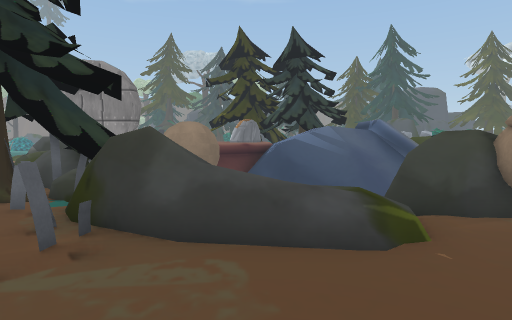
[1] (above)

24 first-person views from a walk through a scene from a Unity 3-D project. The camera is 1.3 m above the floor, tilts 4° down and sees 80° across. The floor is counted in squares, 1 m on a side. Each view is taken from the middle of a square. On the plan, view 1 faces up. The plan holds only what a view shows up to about 14 squares ahead; the rest is blank. The place goes on beyond the plan. Some surface patterns are stand-ins.

[2]
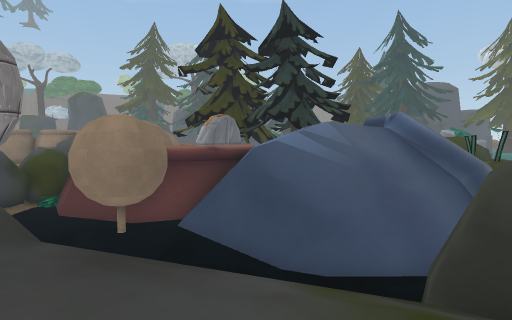

[3]
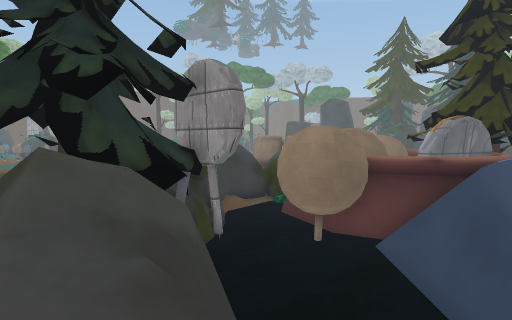

[4]
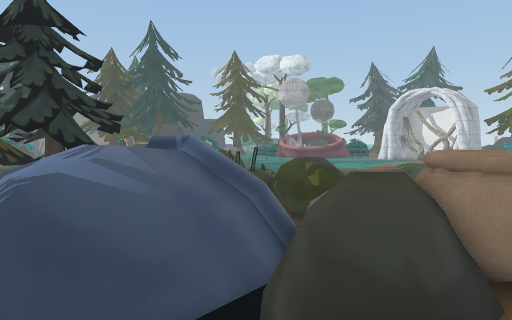

[5]
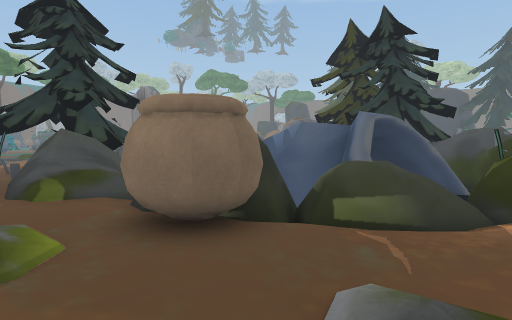

[6]
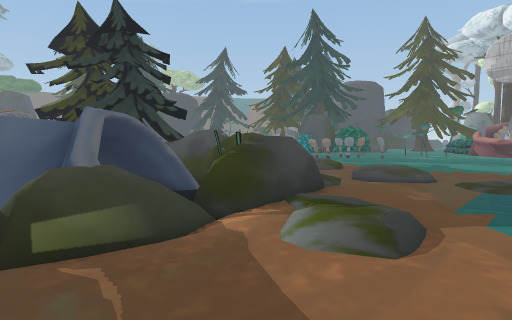

[7]
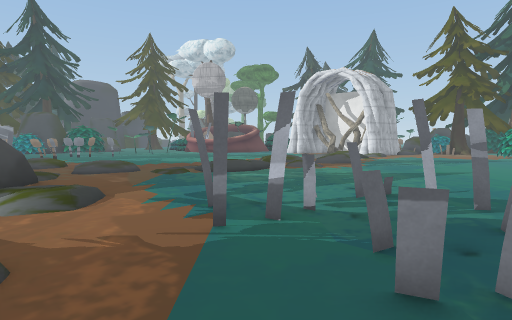

[8]
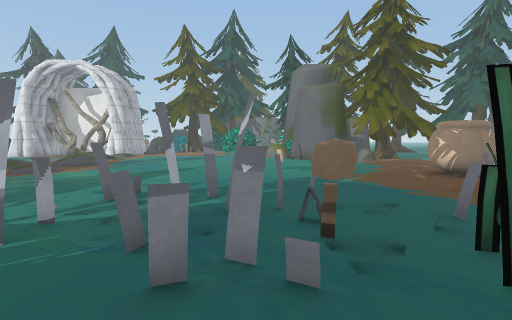

[9]
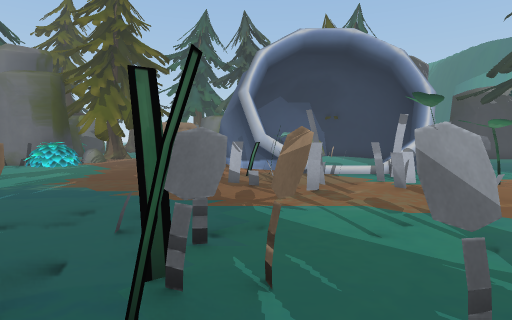

[10]
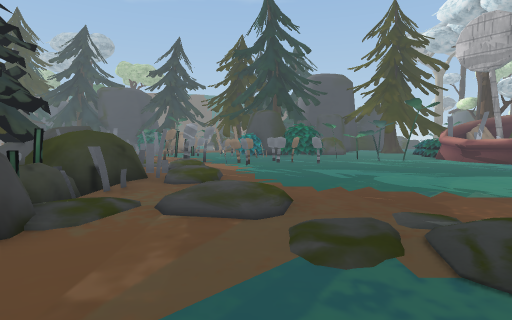

[11]
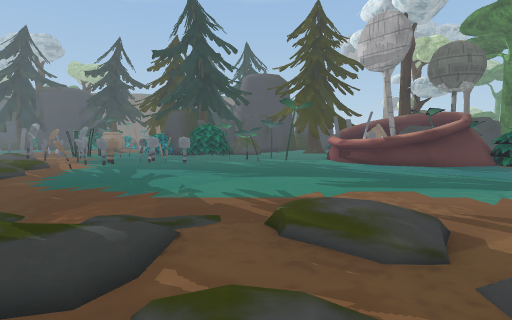

[12]
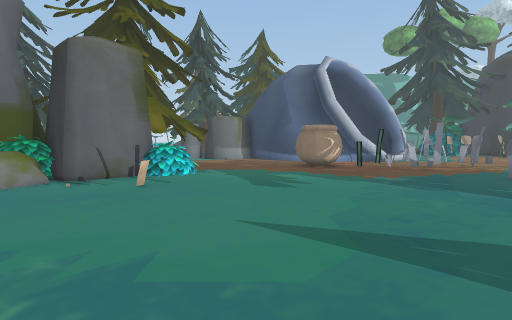

[13]
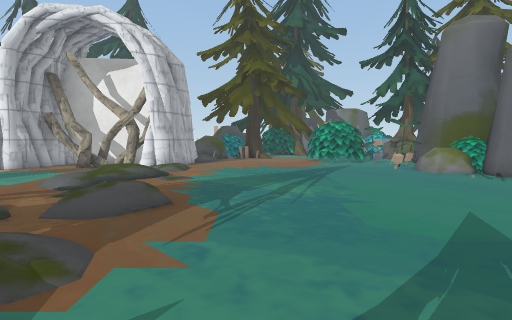

[14]
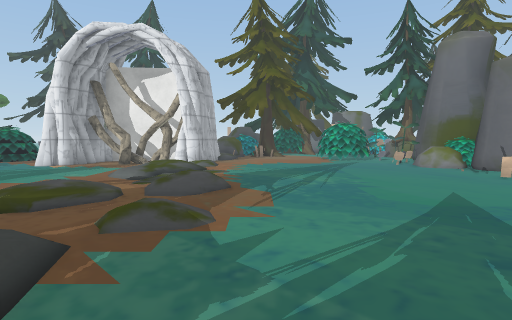

[15]
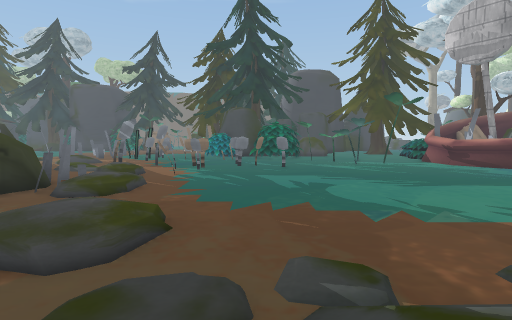

[16]
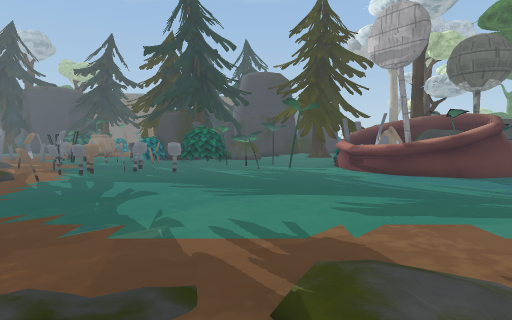

[17]
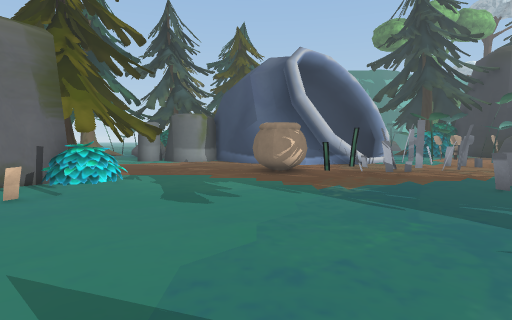

[18]
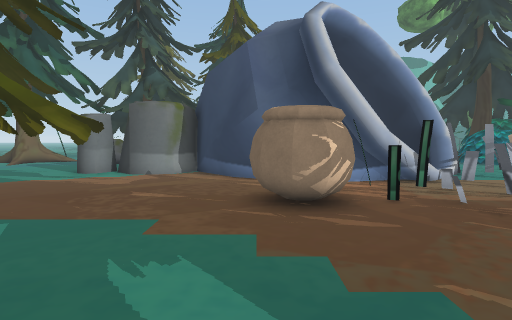

[19]
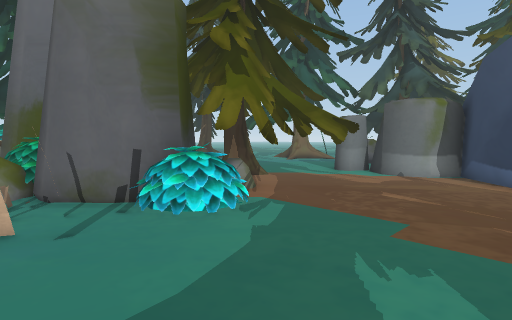

[20]
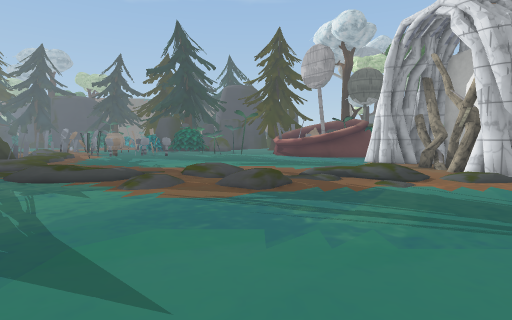

[21]
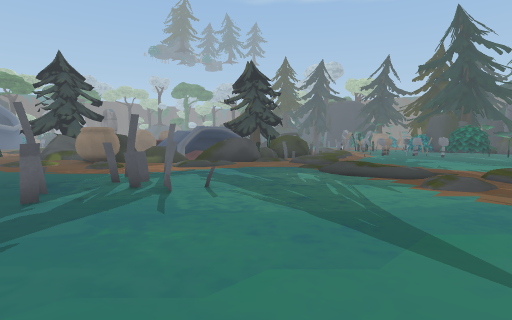

[22]
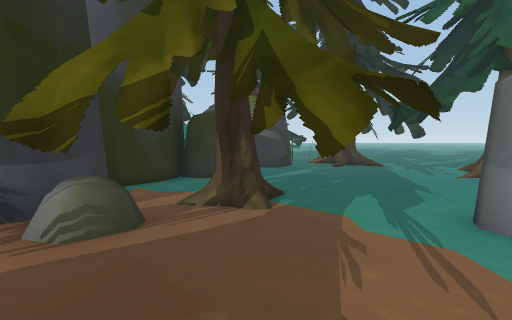

[23]
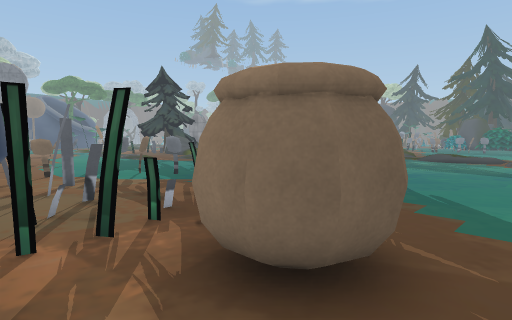

[24]
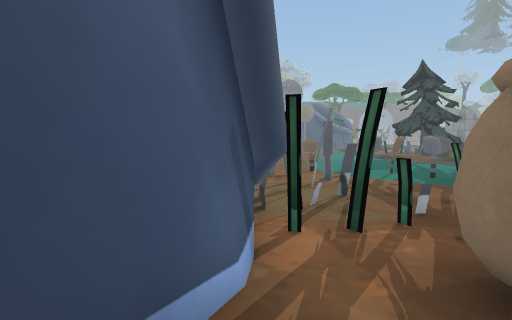

### Floor plan
Key: @ floor where view 1 was taken; # wall or solid block; x gap in a wall; . main floor; : floor 0.25 m higher than the main floor; - floor 0.25 m lower than the main floor; + floor 0.5 m higher than the main floor; * floor 0.75 m higher than the main floor; % floor 1 m higher than the main floor; _ floor 1 m lower than the main floor; & floor 1.5 m higher than the main floor; / step, stairs or slope; = window, fence, low wall or low ledge; ≈ water the walk keeps out of; ^ raised ledge; v drop or lower ground; T tree; C cauldron; H thing the floor can be seen under or through; O other object.
Columns run from 7 left of view 1 to 33 right of it. Each row starts with its distance up from view 1.
 24      TTT T        OO OO .O........##
 23          #         OOO.............######
 22                    O.................##=.
 21        #   #####    .O...................
 20        #    ####  O ....................
 19    OO  ##     ##  O/ ..................
 18    OO  ## T#^≈≈= ^^O ..................#
 17 =     ###   ^#≈=#^OO:..................##
 16 ^     ##^^^ ^#≈ O#O.....................#
 15 ≈v    ≈^^^^ #≈  OOO . /.................#
 14 ≈≈   ==^^^^ #≈  =^O..  .................#
 13 ≈≈≈  O^^^^ ##≈  ≈^^..//......///.../   .#
 12 =≈≈OOO≈v^^^#^#  =^^=.....// /.//../   ..#
 11 =#≈≈OO≈≈v^^^^#≈ =^^...../   /.//.../  ..O
 10 #T#≈≈≈≈≈≈^^^=≈= ==.......///.:./:...//./.
  9 TT##≈≈≈≈≈≈≈≈≈ #+/./ .........////........
  8  TTTT≈≈   ≈###==////.....................
  7  TTTT%v  ≈_###/-.........................
  6   ##T&*////#CCC.....#....................
  5     O*////..CCC.//...= ..................
  4  TTOOO.///...........#OOO................
  3      ......  ........OHO.................
  2      .....   /.....O..HHH................
  1                 ....O.HHH..............O.
  0        @         . . O#...........O...OOO
 -1                  ..##=O..........O.O##OO
 -2                  OOOO#OO...........O##OO#
 -3                 ....O.O...........O##  ##
 -4                 . OO..............OO## ##
 -5                ..  .....OO..C.....TTT#..#
 -6                .........O=#CCC....T#=....
 -7                 .OO.##x.HHHCCC....TT.TT..
 -8                 ....O#..H=H........T.TT..
 -9                   .O #OOO####.....T......
-10                   . O#O:    ###...TT.....
-11                   O  ##       ##OOOO.....

Where each view was taken, in squares from view 1:
view 1: 0 up, 0 right, facing up
view 2: 4 up, 1 right, facing up
view 3: 5 up, 2 right, facing up-left
view 4: 5 up, 0 right, facing up-right
view 5: 3 up, 10 right, facing up-left
view 6: 4 up, 10 right, facing up
view 7: 1 up, 10 right, facing up-right
view 8: 1 up, 10 right, facing right
view 9: 0 up, 10 right, facing down-right
view 10: 8 up, 15 right, facing up
view 11: 8 up, 22 right, facing up
view 12: 8 up, 24 right, facing down
view 13: 7 up, 19 right, facing right
view 14: 8 up, 17 right, facing right
view 15: 10 up, 17 right, facing up
view 16: 10 up, 22 right, facing up
view 17: 6 up, 22 right, facing down
view 18: 0 up, 22 right, facing down
view 19: 0 up, 22 right, facing down-right
view 20: 1 up, 25 right, facing up
view 21: 0 up, 24 right, facing up-left
view 22: 8 down, 24 right, facing right
view 23: 9 down, 23 right, facing up-left
view 24: 9 down, 23 right, facing left
